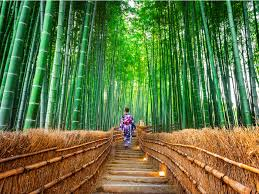
#> input picture lektion6/forest.jpeg, 259 x 194 px, found by its file name
$ python interactive.py
#> lines starting #> are read from the running program, lines starting #| are printed output that depends on the picture
from PIL import Image
import numpy as np
from matplotlib import pyplot as plt
from matplotlib.widgets import Slider, Button

CONTRAST = 0.0
BRIGHTNESS = 0.0

img = Image.open("lektion6/forest.jpeg")
#> img is the input picture: PIL image 259x194 RGB; mean R, G, B 96.9, 118.2, 65.7
fig, ax = plt.subplots(1,2)
ax[0].imshow(img)
ax[1].imshow(img)

axcontrast = fig.add_axes([0.25, 0.1, 0.65, 0.03])
contrast_slider = Slider(
    ax=axcontrast,
    label='Contrast',
    valmin=-1.0,
    valmax=1.0,
    valinit=CONTRAST
)

axbrightness = fig.add_axes([0.25, 0.2, 0.65, 0.03])
brightness_slider = Slider(
    ax=axbrightness,
    label='Brightness',
    valmin=-1.0,
    valmax=1.0,
    valinit=BRIGHTNESS
)

saveax = fig.add_axes([0.8, 0.025, 0.1, 0.04])
button = Button(saveax, 'Save', hovercolor='0.975')

def draw(val):
  global img, img2
  CONTRAST = contrast_slider.val
  BRIGHTNESS = brightness_slider.val
  img2 = np.array(img) / 255
  img2 = 0.5 + (img2 - 0.5) * (1.0 + CONTRAST)
  img2 = np.clip(img2 + BRIGHTNESS, 0.0, 1.0)
  img2 = Image.fromarray(np.uint8(img2 * 255))
  ax[1].imshow(img2)
  fig.canvas.draw_idle()

def save(event):
  global img2
  img2.save("lektion6/bearbeitet.jpeg")

contrast_slider.on_changed(draw)
brightness_slider.on_changed(draw)
button.on_clicked(save)

plt.show()
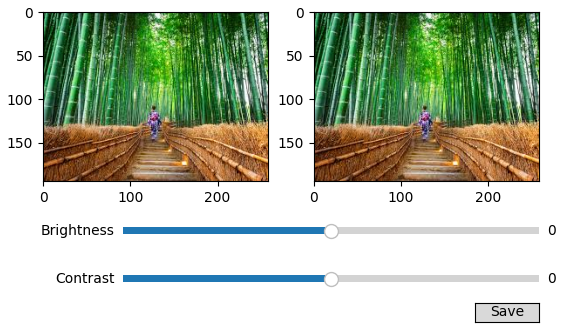
#> figure drawn by matplotlib, 4 panels
